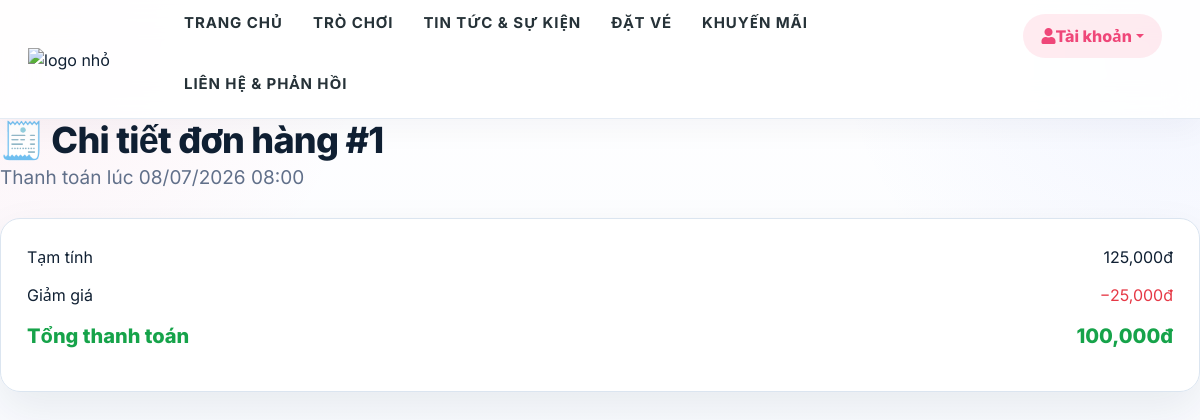
The app's page /Order/detail?id=1 (signed in) with its own data.
### tables this page shows
CREATE TABLE `orders` (
  `id` int(11) NOT NULL AUTO_INCREMENT,
  `user_id` int(11) NOT NULL,
  `status` enum('PENDING','PAID','FAILED') DEFAULT 'PENDING',
  `total_price` decimal(10,2) DEFAULT NULL,
  `created_at` datetime DEFAULT current_timestamp(),
  `paid_at` datetime DEFAULT NULL,
  PRIMARY KEY (`id`),
  KEY `fk_orders_user` (`user_id`),
  CONSTRAINT `fk_orders_user` FOREIGN KEY (`user_id`) REFERENCES `users` (`id`)
);

CREATE TABLE `promotion_order` (
  `id` int(11) NOT NULL AUTO_INCREMENT,
  `promotion_id` int(11) NOT NULL,
  `order_id` int(11) NOT NULL,
  `discount_amount` decimal(10,2) DEFAULT NULL,
  `created_at` datetime DEFAULT current_timestamp(),
  PRIMARY KEY (`id`),
  UNIQUE KEY `uq_po_order` (`order_id`),  
  KEY `fk_po_promotion` (`promotion_id`),
  CONSTRAINT `fk_po_promotion` FOREIGN KEY (`promotion_id`) REFERENCES `promotions` (`id`),
  CONSTRAINT `fk_po_order` FOREIGN KEY (`order_id`) REFERENCES `orders` (`id`) ON DELETE CASCADE
);

### app/controllers/OrderController.php (called while the page is built, shortened)
<?php
require_once __DIR__ . '/../models/Order.php';
require_once __DIR__ . '/../models/Promotion.php';
class OrderController {
    public function detail() {
        $orderId = (int)($_GET['id'] ?? 0);
        $order   = Order::find($orderId);
        $discount = Promotion::getDiscountByOrder($orderId);
        require_once __DIR__ . '/../views/pages/order/detail.php';
    }
}

### core/App.php (called while the page is built, shortened)
<?php
class App {
    protected $controller = "TrangchuController";
    protected $action = "index";
    function __construct() {
        $params = [];
        if (isset($_GET['controller'])) {
            $this->controller = ucfirst($_GET['controller']) . "Controller";
            $this->action     = $_GET['action'] ?? 'index';
            require_once __DIR__ . "/../app/controllers/" . $this->controller . ".php";
            $this->controller = new $this->controller;
        }
        else if (isset($_GET['url'])) {
            $url = explode("/", trim($_GET['url'], "/"));
            if (isset($url[0])) {
                $this->controller = ucfirst($url[0]) . "Controller";
                unset($url[0]);
            }
            $controllerFile = __DIR__ . "/../app/controllers/" . $this->controller . ".php";
            if (file_exists($controllerFile)) {
                $this->controller = new $this->controller;
            } else {
                die("Controller {$this->controller} không tồn tại!");
            }
            if (isset($url[1]) && method_exists($this->controller, $url[1])) {
                $this->action = $url[1];
                unset($url[1]);
            }
            $params = $url ? array_values($url) : [];
        }
        else {
            require_once __DIR__ . "/../app/controllers/" . $this->controller . ".php";
            $this->controller = new $this->controller;
        }
        call_user_func_array([$this->controller, $this->action], $params);
    }
}

### index.php (called while the page is built, shortened)
<?php
require_once __DIR__ . "/core/App.php";
new App();
?>

### app/models/Order.php (called while the page is built, shortened)
<?php
class Order {
    private static function db() {
        return Database::getConnection();
    }
    public static function find($orderId) {
        $conn = self::db();
        $stmt = $conn->prepare("SELECT * FROM orders WHERE id = ?");
        $stmt->execute([$orderId]);
        return $stmt->fetch();
    }
}

### app/models/Promotion.php (called while the page is built, shortened)
<?php
require_once __DIR__ . '/Order.php';
class Promotion {
    private static function db() {
        return Database::getConnection();
    }
    public static function getDiscountByOrder($orderId) {
        $conn = self::db();
        $stmt = $conn->prepare("
            SELECT discount_amount
            FROM promotion_order
            WHERE order_id = ?
            LIMIT 1
        ");
        $stmt->execute([$orderId]);
        $discount = $stmt->fetchColumn();
        return $discount !== false ? $discount : 0;
    }
}

### app/views/pages/order/detail.php (the view, shortened to what this page needs)
<?php require_once __DIR__ . '/../../Layouts/header.php'; ?>
<div class="invoice-wrapper">
    <div class="invoice-header">
        <h2>🧾 Chi tiết đơn hàng #<?= $order['id'] ?></h2>
        <p>Thanh toán lúc <?= date('d/m/Y H:i', strtotime($order['paid_at'])) ?></p>
    </div>
    <div class="summary">
        <div class="summary-row">
            <span>Tạm tính</span>
            <span><?= number_format($order['total_price'] + $discount) ?>đ</span>
        </div>
        <div class="summary-row">
            <span>Giảm giá</span>
            <span class="discount-value">−<?= number_format($discount) ?>đ</span>
        </div>
        <div class="summary-row total">
            <span>Tổng thanh toán</span>
            <span><?= number_format($order['total_price']) ?>đ</span>
        </div>
    </div>
</div>

### public/Css/header.css (style rules this page uses)
:root { --primary-color: #49a747; }
html, body { height: 100%; font-family: "Inter", sans-serif; -webkit-font-smoothing: antialiased; font-smoothing: antialiased; overflow-x: hidden; }
h1, h2, h3, h4, h5, h6 { margin: 0; color: #111111; font-weight: 400; font-family: "Inter", sans-serif; }
h2 { font-size: 36px; }
p { font-size: 19px; font-family: "Inter", sans-serif; color: #6f6f6f; font-weight: 400; line-height: 26px; margin: 0 0 15px 0; }

### public/Css/style1.css (style rules this page uses)
:root { --site-bg: #f5f8ff; --site-surface: #ffffff; --site-surface-2: #f8fafc; --site-text: #102033; --site-muted: #61708a; --site-border: #dbe5f0; --site-primary: #ff5b84; --site-primary-strong: #ea3f6f; --site-secondary: #14b8a6; --site-accent: #5b7fff; --site-success: #16a34a; --site-danger: #ef4444; --site-shadow: 0 18px 45px rgba(16, 32, 51, 0.08); --site-radius: 20px; }
* { box-sizing: border-box; }
html { scroll-behavior: smooth; }
body { margin: 0; color: var(--site-text); font-family: Inter, "Segoe UI", Arial, sans-serif; background: radial-gradient( circle at top left, rgba(255, 91, 132, 0.08), transparent 26% ), radial-gradient( circle at top right, rgba(91, 127, 255, 0.08), transparent 26% ), linear-gradient(180deg, #ffffff 0%, var(--site-bg) 100%); }
.card, .contact-form, .cart-section, .invoice-wrapper .gate-card, .invoice-wrapper .summary, .account .card, .user-panel, .panel, .section-card, .hero__text, .content__gioithieu, .content__about, .filter-sidebar, .summary-card, .footer__widget, .footer__about, .modal-content.payment-success-box { background: var(--site-surface); border: 1px solid var(--site-border); border-radius: var(--site-radius); box-shadow: var(--site-shadow); }
.card, .contact-form, .cart-section, .invoice-wrapper .gate-card, .invoice-wrapper .summary, .account .card, .user-panel, .panel, .section-card, .footer__widget, .footer__about { overflow: hidden; }
h1, h2, h3, h4, h5, h6 { color: var(--site-text); letter-spacing: -0.02em; }
p { color: var(--site-muted); line-height: 1.7; }
.section-title h2, .title h3, .hero__text h2, .content__about h3, .content__gioithieu h3, .cart-title, .invoice-header h2, .contact-form h2, .account h2, .event-title { font-weight: 800; }
.section-title, .title, .invoice-header, .cart-title { margin-bottom: 24px; }
.title h4, .section-title p, .invoice-header p { color: var(--site-muted); }
.filter-sidebar, .contact-form, .account .card, .cart-section, .invoice-wrapper .summary, .user-panel, .panel { padding: 26px; }
.cart-section, .invoice-wrapper .gate-card, .invoice-wrapper .summary { background: rgba(255, 255, 255, 0.96); }
.cart-summary .total, .price, .summary-row.total { color: var(--site-success); font-weight: 800; }
.summary-row { display: flex; justify-content: space-between; gap: 16px; margin-bottom: 14px; }
.summary-row.total { font-size: 20px; }
.discount-value { color: #e63946; }

### records on screen
orders: id "1", paid_at "08/07/2026 08:00", $order['total_price'] + $discount "125,000", total_price "100,000"
promotion_order: discount_amount "25,000"
